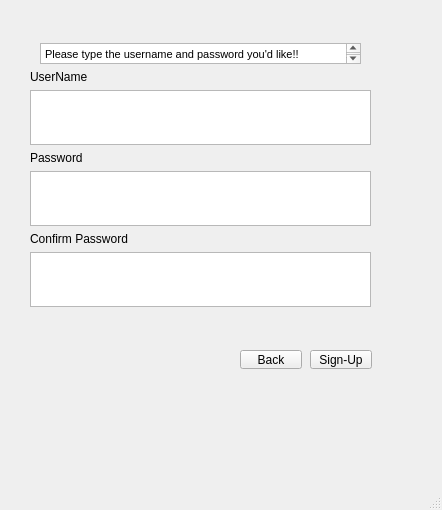
<?xml version="1.0" encoding="UTF-8"?>
<ui version="4.0">
 <class>SUWindow</class>
 <widget class="QMainWindow" name="SUWindow">
  <property name="enabled">
   <bool>true</bool>
  </property>
  <property name="geometry">
   <rect>
    <x>0</x>
    <y>0</y>
    <width>442</width>
    <height>510</height>
   </rect>
  </property>
  <property name="windowTitle">
   <string>MainWindow</string>
  </property>
  <widget class="QWidget" name="centralwidget">
   <widget class="QPushButton" name="backBttn">
    <property name="geometry">
     <rect>
      <x>240</x>
      <y>350</y>
      <width>62</width>
      <height>19</height>
     </rect>
    </property>
    <property name="text">
     <string>Back</string>
    </property>
   </widget>
   <widget class="QPushButton" name="signBttn">
    <property name="geometry">
     <rect>
      <x>310</x>
      <y>350</y>
      <width>62</width>
      <height>19</height>
     </rect>
    </property>
    <property name="text">
     <string>Sign-Up</string>
    </property>
   </widget>
   <widget class="QWidget" name="gridLayoutWidget">
    <property name="geometry">
     <rect>
      <x>30</x>
      <y>70</y>
      <width>341</width>
      <height>237</height>
     </rect>
    </property>
    <layout class="QGridLayout" name="gridLayout">
     <item row="5" column="0">
      <widget class="QTextEdit" name="passText"/>
     </item>
     <item row="2" column="0">
      <widget class="QLabel" name="userLabel">
       <property name="text">
        <string>UserName</string>
       </property>
      </widget>
     </item>
     <item row="4" column="0">
      <widget class="QLabel" name="passLabel">
       <property name="text">
        <string>Password</string>
       </property>
      </widget>
     </item>
     <item row="7" column="0">
      <widget class="QTextEdit" name="conText"/>
     </item>
     <item row="3" column="0">
      <widget class="QTextEdit" name="userText">
       <property name="enabled">
        <bool>true</bool>
       </property>
       <property name="sizePolicy">
        <sizepolicy hsizetype="Expanding" vsizetype="Expanding">
         <horstretch>0</horstretch>
         <verstretch>0</verstretch>
        </sizepolicy>
       </property>
       <property name="minimumSize">
        <size>
         <width>0</width>
         <height>0</height>
        </size>
       </property>
      </widget>
     </item>
     <item row="6" column="0">
      <widget class="QLabel" name="conLabel">
       <property name="text">
        <string>Confirm Password</string>
       </property>
      </widget>
     </item>
    </layout>
   </widget>
   <widget class="QTextEdit" name="errorDisplay">
    <property name="geometry">
     <rect>
      <x>40</x>
      <y>43</y>
      <width>321</width>
      <height>21</height>
     </rect>
    </property>
    <property name="readOnly">
     <bool>true</bool>
    </property>
    <property name="html">
     <string>&lt;!DOCTYPE HTML PUBLIC &quot;-//W3C//DTD HTML 4.0//EN&quot; &quot;http://www.w3.org/TR/REC-html40/strict.dtd&quot;&gt;
&lt;html&gt;&lt;head&gt;&lt;meta name=&quot;qrichtext&quot; content=&quot;1&quot; /&gt;&lt;style type=&quot;text/css&quot;&gt;
p, li { white-space: pre-wrap; }
&lt;/style&gt;&lt;/head&gt;&lt;body style=&quot; font-family:'MS Shell Dlg 2'; font-size:8.1pt; font-weight:400; font-style:normal;&quot;&gt;
&lt;p style=&quot; margin-top:0px; margin-bottom:0px; margin-left:0px; margin-right:0px; -qt-block-indent:0; text-indent:0px;&quot;&gt;&lt;span style=&quot; font-family:'MS Shell Dlg 2';&quot;&gt;Please type the username and password you'd like!!&lt;/span&gt;&lt;/p&gt;&lt;/body&gt;&lt;/html&gt;</string>
    </property>
   </widget>
  </widget>
  <widget class="QMenuBar" name="menubar">
   <property name="geometry">
    <rect>
     <x>0</x>
     <y>0</y>
     <width>442</width>
     <height>20</height>
    </rect>
   </property>
  </widget>
  <widget class="QStatusBar" name="statusbar"/>
 </widget>
 <resources/>
 <connections/>
</ui>
